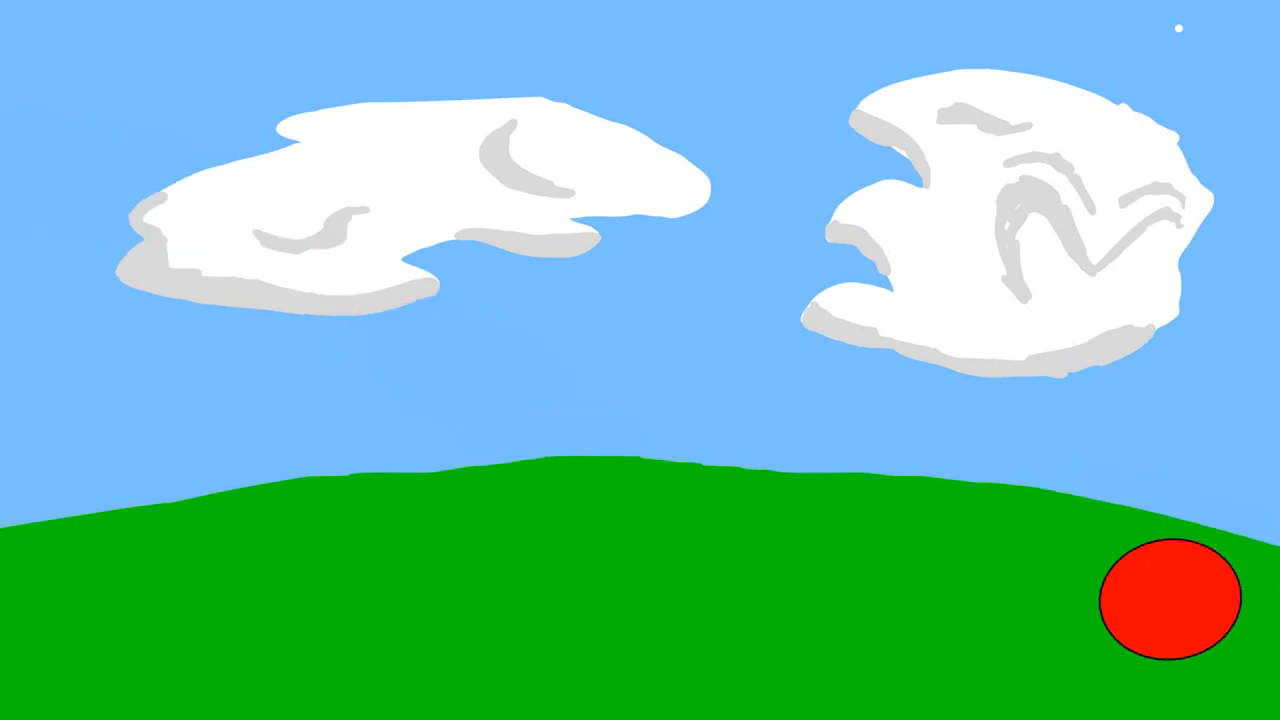
#> input picture frame 24 of stock_vid1.mp4, 1280 x 720 px, given in place of highway.mp4, which was not available
$ python cmashift_celebel.py
#> lines starting #> are read from the running program, lines starting #| are printed output that depends on the picture; after the words box and inside, x2 and y2 are one past the last pixel; in counts of white or black regions, pixels touching at a corner belong together; pictures that were not available may be replaced by others from this repository, and a replacement may not be noted
import numpy as np
import cv2 as cv
# [7 lines of commented-out code are left out]
cap = cv.VideoCapture('highway.mp4')
# take first frame of the video
ret,frame = cap.read()
#> frame is the input picture: shape (720, 1280, 3); mean B, G, R 170.6, 191, 105.6
# setup initial location of window
x, y, w, h = 30, 200, 100, 50 # simply hardcoded the values
track_window = (x, y, w, h)
# set up the ROI for tracking
roi = frame[y:y+h, x:x+w]
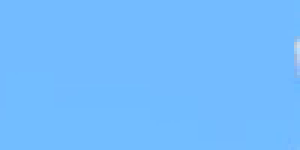
#> roi: shape (50, 100, 3) (shown 3 times larger); mean B, G, R 254.9, 187.6, 114.9
hsv_roi =  cv.cvtColor(roi, cv.COLOR_BGR2HSV)
#> hsv_roi: shape (50, 100, 3); mean H, S, V 104.7, 140.1, 254.9
mask = cv.inRange(hsv_roi, np.array((0., 60.,32.)), np.array((180.,255.,255.)))
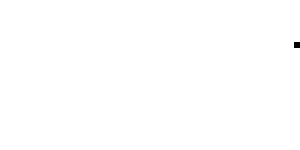
#> mask: shape (50, 100) (shown 3 times larger); 99.9% white; black in thin lines or dots, all inside (x1, y1, x2, y2) = (98, 14, 100, 16)
roi_hist = cv.calcHist([hsv_roi],[0],mask,[180],[0,180])
#> roi_hist = 180 values, max 3277 at index 105, min 0 at index 0, mean 27.76
cv.normalize(roi_hist,roi_hist,0,255,cv.NORM_MINMAX)
# Setup the termination criteria, either 10 iteration or move by atleast 1 pt
term_crit = ( cv.TERM_CRITERIA_EPS | cv.TERM_CRITERIA_COUNT, 10, 1 )
while(1):
    ret, frame = cap.read()
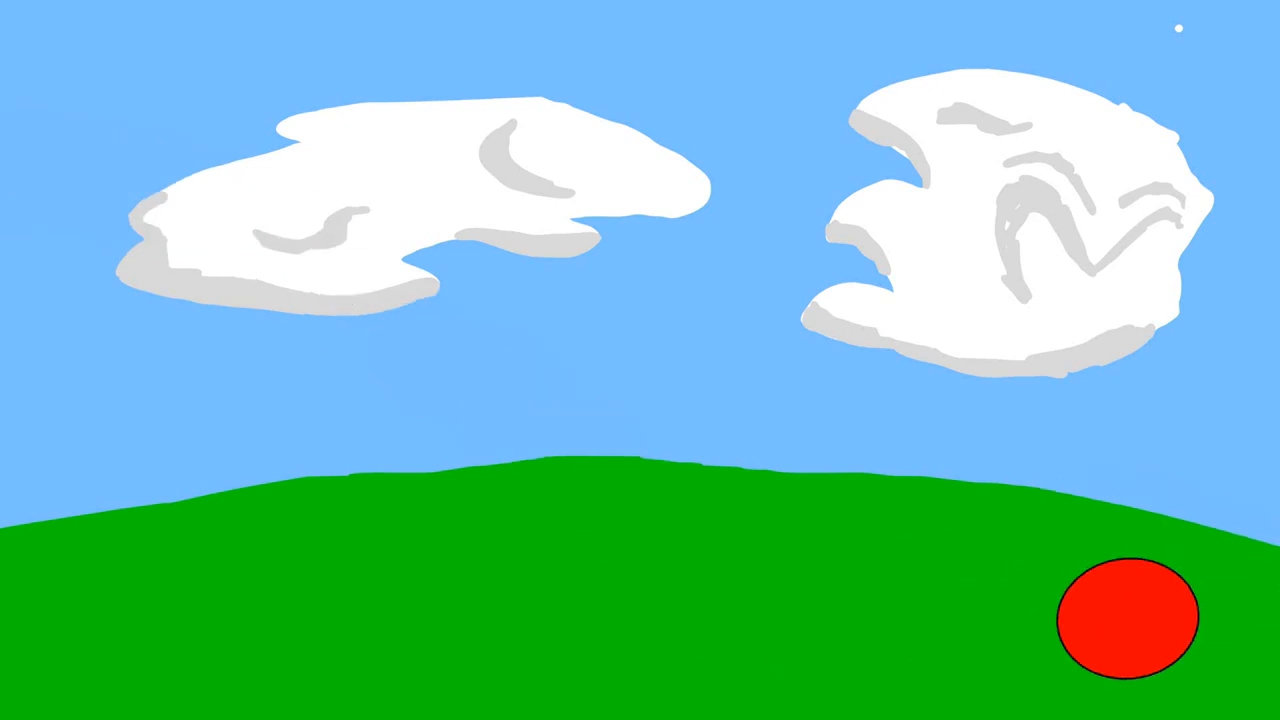
#> input picture frame 25 of stock_vid1.mp4, 1280 x 720 px, given in place of highway.mp4, which was not available
#> frame is the input picture: shape (720, 1280, 3); mean B, G, R 170.6, 191, 105.6
    if ret == True:
        hsv = cv.cvtColor(frame, cv.COLOR_BGR2HSV)
#> hsv: shape (720, 1280, 3); mean H, S, V 71.6, 151.4, 226.5
        dst = cv.calcBackProject([hsv],[0],roi_hist,[0,180],1)
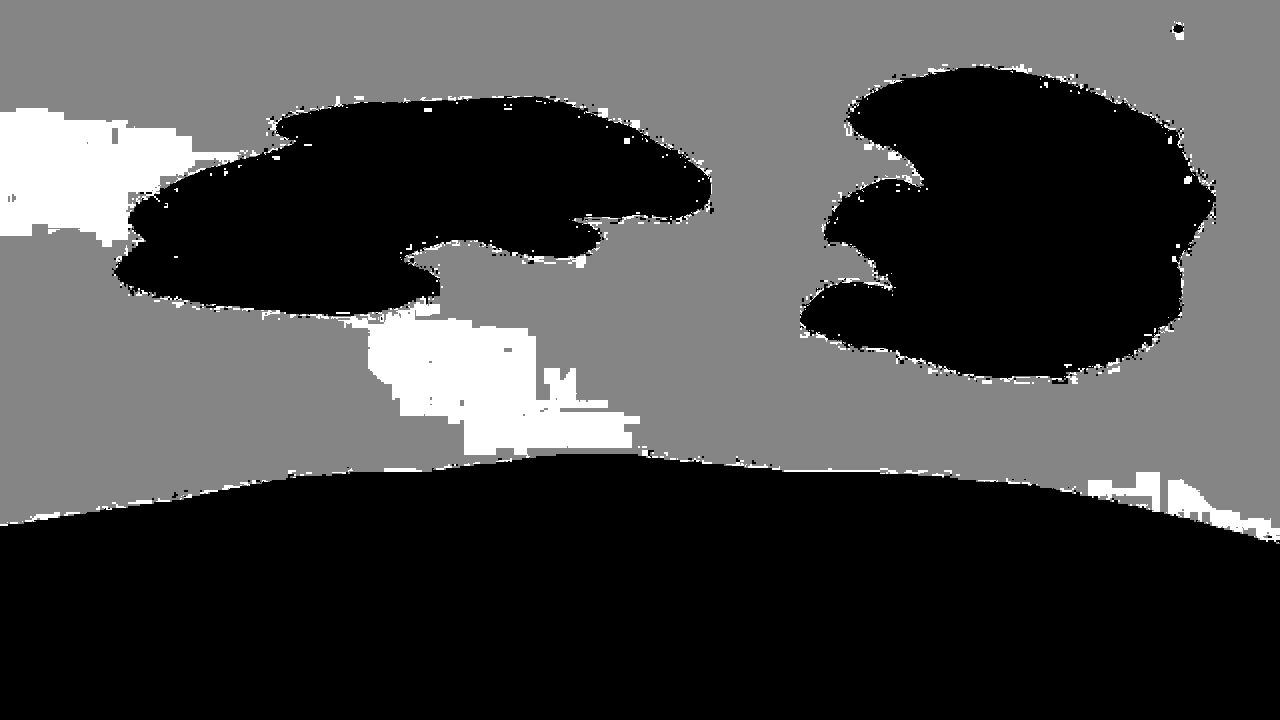
#> dst: shape (720, 1280); min 0, max 255, mean 71.2
        # apply meanshift to get the new location
        ret, track_window = cv.meanShift(dst, track_window, term_crit)
#> ret = 10; track_window = (31, 181, 100, 50)
        # Draw it on image
        x,y,w,h = track_window
#> x = 31; y = 181; w = 100; h = 50
        img2 = cv.rectangle(frame, (x,y), (x+w,y+h), 255,2)
        cv.imshow('img2',img2)
        k = cv.waitKey(30) & 0xff
#> (key Esc is pressed here)
        if k == 27:
            break
    else:
        break

$ run again, starting later in the video
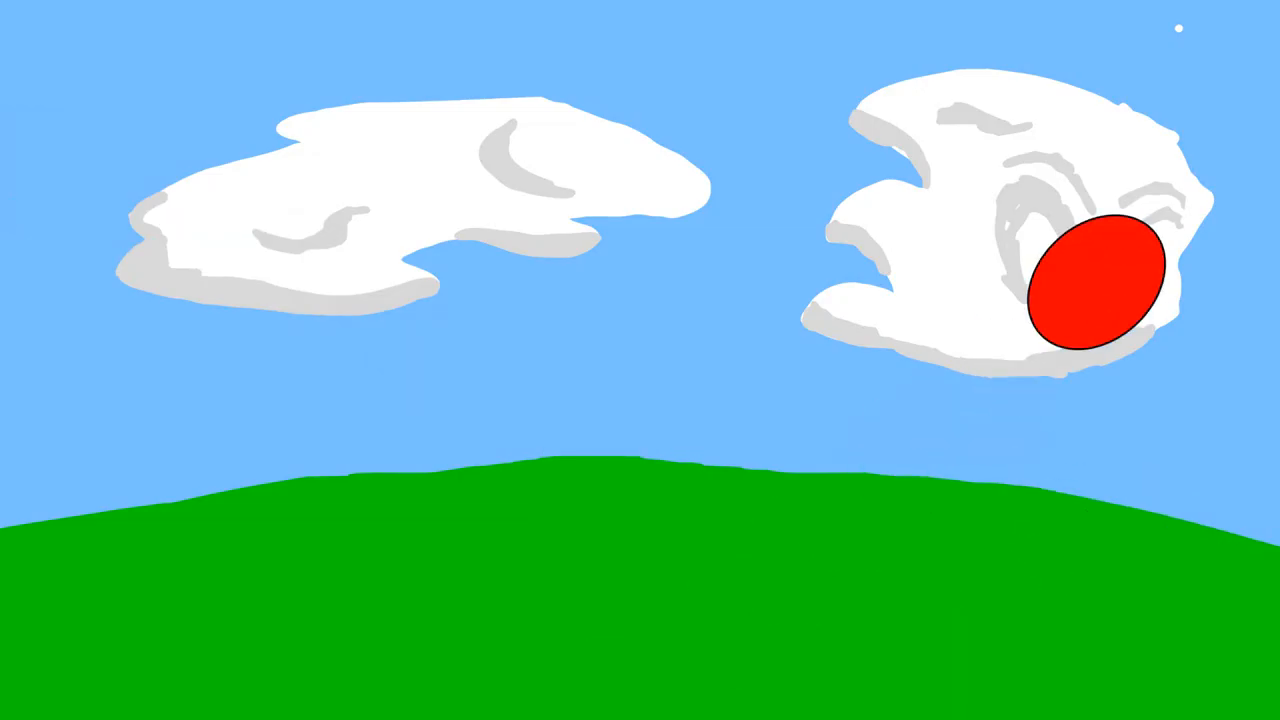
#> input picture frame 108 of stock_vid1.mp4, 1280 x 720 px, given in place of highway.mp4, which was not available
#> frame is the input picture: shape (720, 1280, 3); mean B, G, R 166.7, 189.7, 101.9
#> hsv_roi: shape (50, 100, 3); mean H, S, V 104, 140.7, 254.9
#> mask: shape (50, 100); 99.9% white; black in thin lines or dots, all inside (x1, y1, x2, y2) = (98, 14, 100, 16)
#> roi_hist = 180 values, max 4808 at index 104, min 0 at index 0, mean 27.76
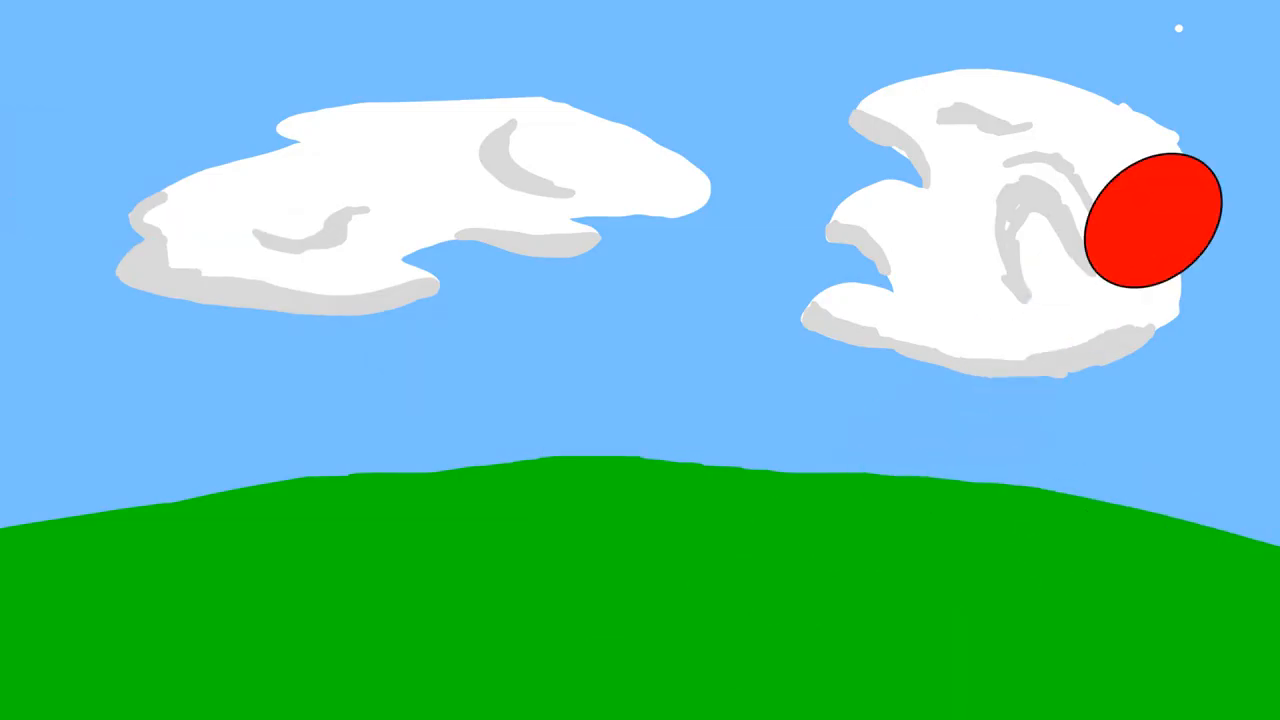
#> input picture frame 109 of stock_vid1.mp4, 1280 x 720 px, given in place of highway.mp4, which was not available
#> frame is the input picture: shape (720, 1280, 3); mean B, G, R 166.7, 189.9, 102.2
#> hsv: shape (720, 1280, 3); mean H, S, V 72.5, 155, 225.3
#> `dst = cv.calcBackProject([hsv],[0],roi_hist,[0,180],1)`:
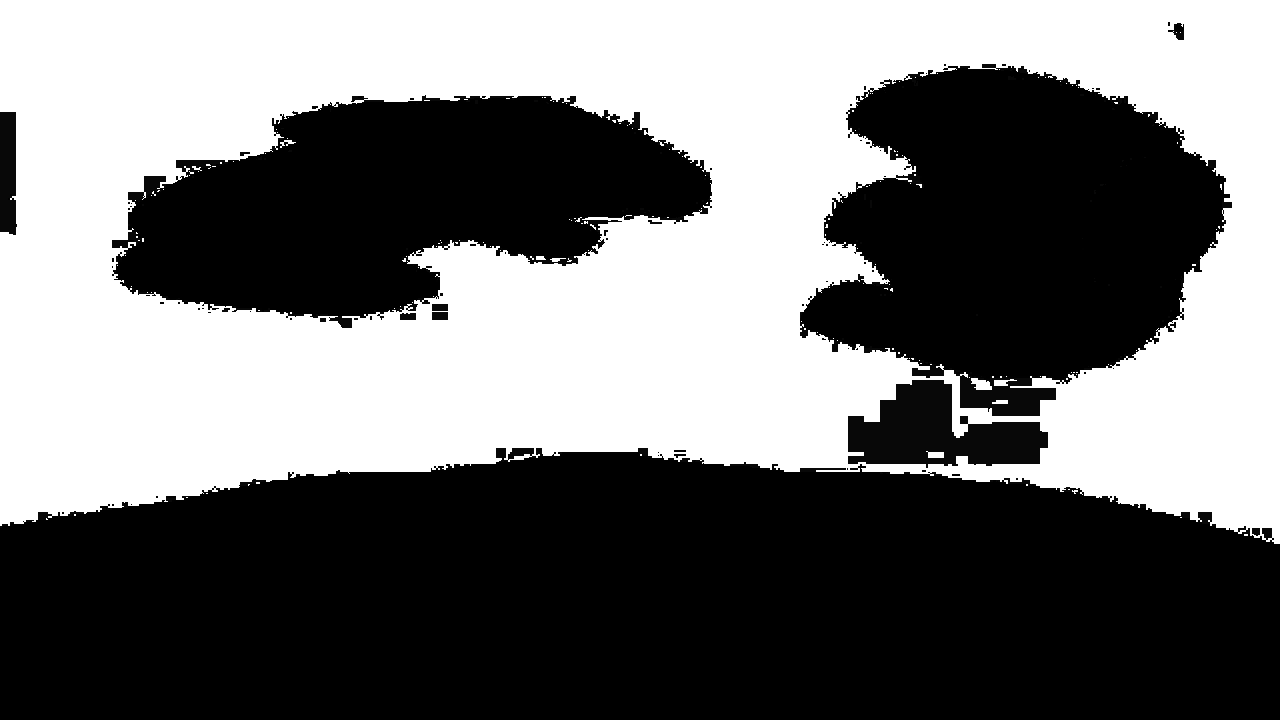
#> dst: shape (720, 1280); min 0, max 255, mean 115.9
#> ret = 10; track_window = (18, 190, 100, 50)
#> x = 18; y = 190; w = 100; h = 50

$ run again, starting later in the video
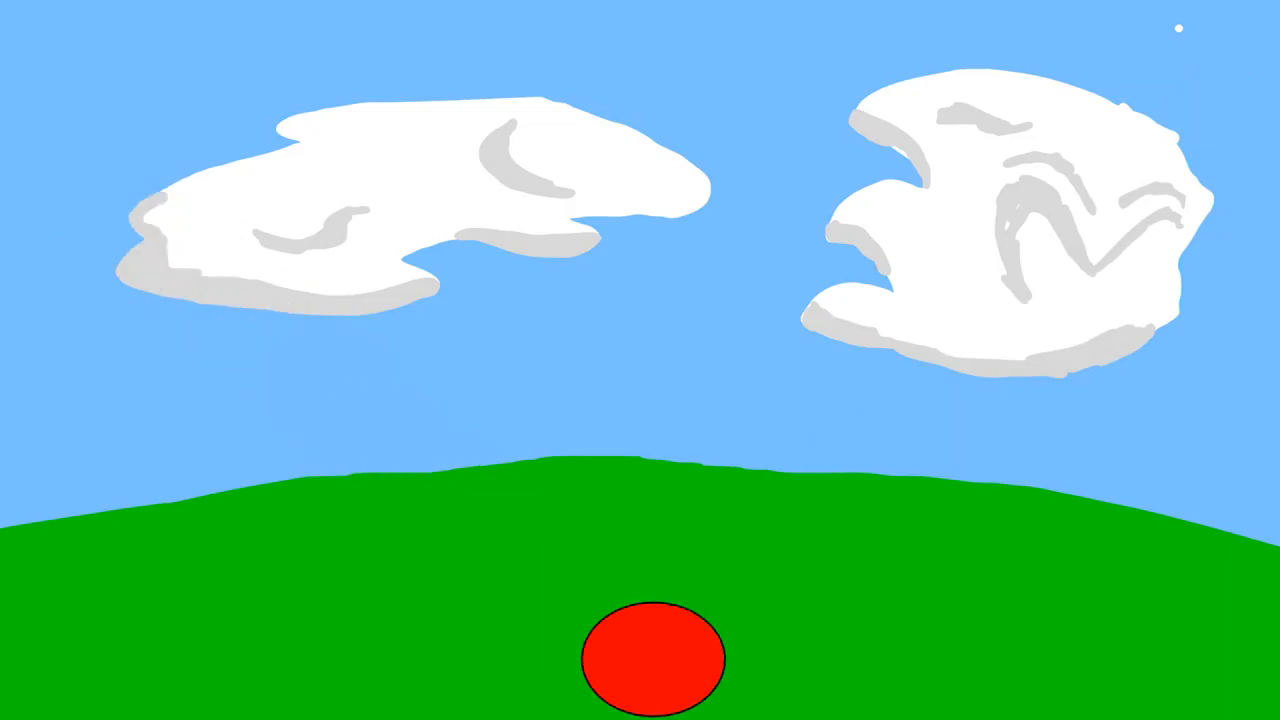
#> input picture frame 193 of stock_vid1.mp4, 1280 x 720 px, given in place of highway.mp4, which was not available
#> frame is the input picture: shape (720, 1280, 3); mean B, G, R 170.6, 191.2, 105.5
#> hsv_roi: shape (50, 100, 3); mean H, S, V 104, 140.7, 254.9
#> mask: shape (50, 100); every value is 255
#> roi_hist = 180 values, max 4949 at index 104, min 0 at index 0, mean 27.78
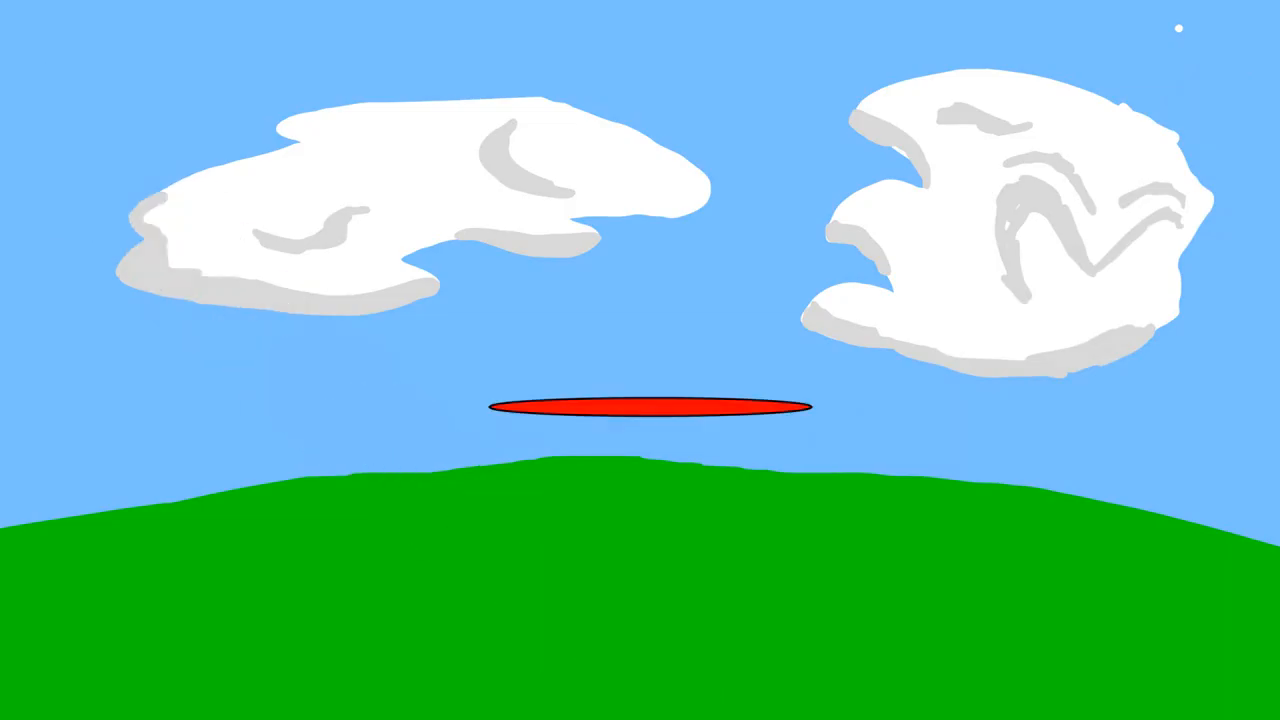
#> input picture frame 194 of stock_vid1.mp4, 1280 x 720 px, given in place of highway.mp4, which was not available
#> frame is the input picture: shape (720, 1280, 3); mean B, G, R 169.2, 192.3, 102.5
#> hsv: shape (720, 1280, 3); mean H, S, V 71.9, 152, 225.1
#> `dst = cv.calcBackProject([hsv],[0],roi_hist,[0,180],1)`:
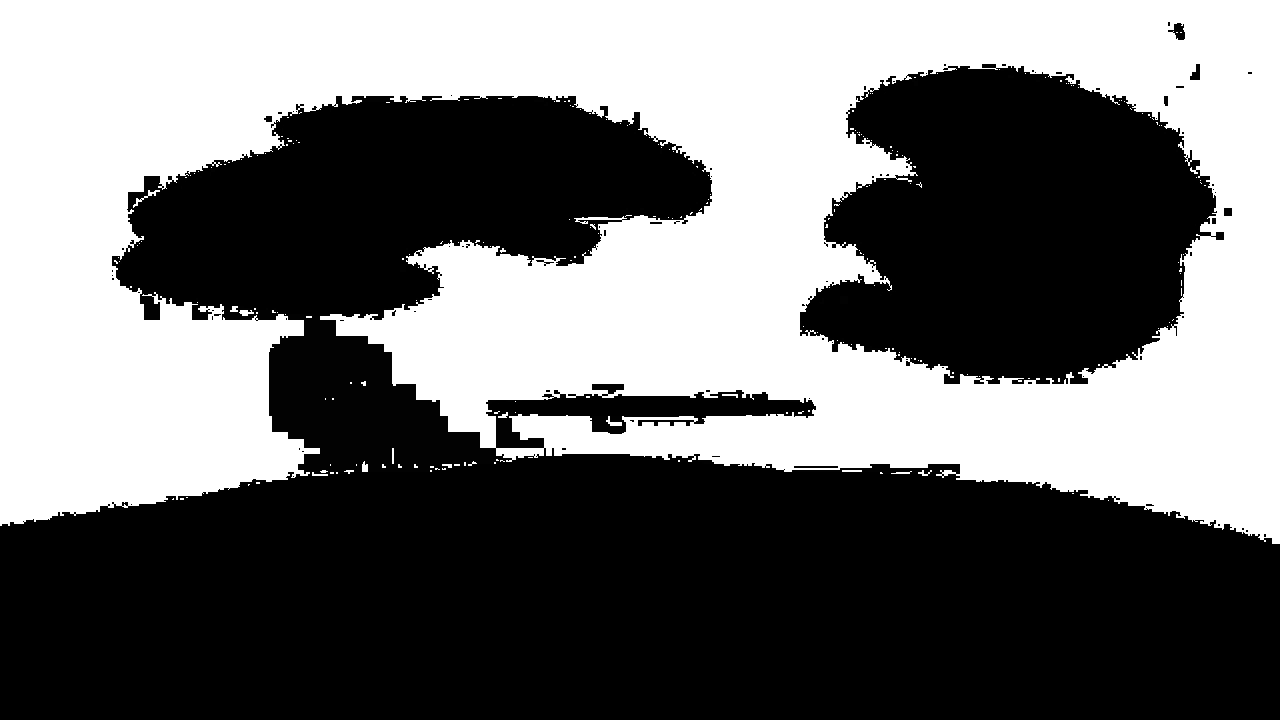
#> dst: shape (720, 1280); min 0, max 255, mean 112.2
#> ret = 4; track_window = (26, 198, 100, 50)
#> x = 26; y = 198; w = 100; h = 50
